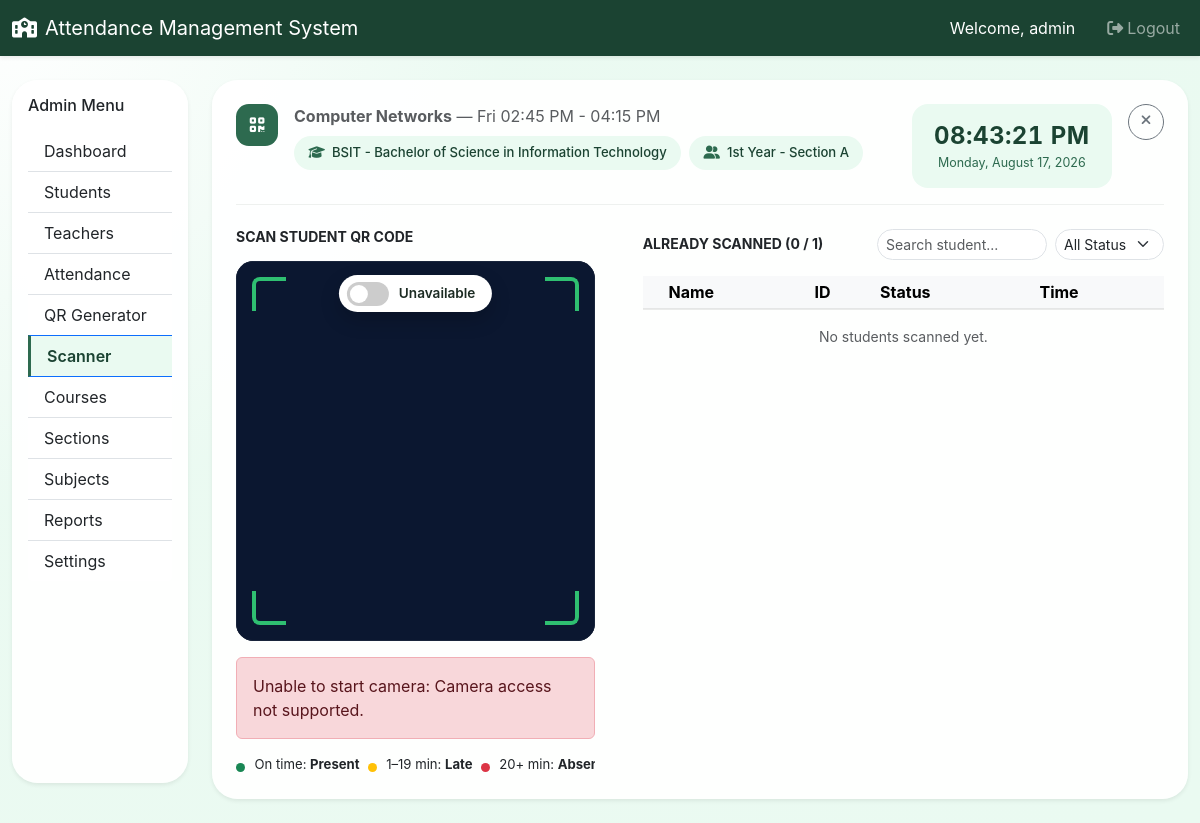
/admin/scanner.php?subject_id=8 (signed in), run on the app's committed database.
### tables this page shows
CREATE TABLE `subjects` (
  `id` int(11) NOT NULL,
  `code` varchar(30) NOT NULL,
  `name` varchar(150) NOT NULL,
  `teacher_id` int(11) DEFAULT NULL,
  `section_id` int(11) NOT NULL,
  `day_of_week` enum('Mon','Tue','Wed','Thu','Fri','Sat','Sun') NOT NULL,
  `start_time` time NOT NULL,
  `end_time` time DEFAULT NULL,
  `room` varchar(60) DEFAULT NULL,
  `credit_units` int(11) DEFAULT NULL,
  `important_note` text DEFAULT NULL,
  `absent_cutoff_minutes` int(11) DEFAULT NULL,
  `status` enum('active','inactive') NOT NULL DEFAULT 'active',
  `created_at` datetime NOT NULL DEFAULT current_timestamp()
);

CREATE TABLE `courses` (
  `id` int(11) NOT NULL,
  `code` varchar(30) NOT NULL,
  `name` varchar(150) NOT NULL,
  `description` text DEFAULT NULL,
  `created_at` datetime NOT NULL DEFAULT current_timestamp()
);

CREATE TABLE `sections` (
  `id` int(11) NOT NULL,
  `year_level` varchar(30) NOT NULL,
  `section_name` varchar(80) NOT NULL,
  `course_id` int(11) NOT NULL,
  `adviser` varchar(120) DEFAULT NULL,
  `adviser_id` int(11) DEFAULT NULL,
  `created_at` datetime NOT NULL DEFAULT current_timestamp()
);

CREATE TABLE `settings` (
  `name` varchar(100) NOT NULL,
  `value` text NOT NULL
);

### includes/functions.php (called while the page is built, shortened)
<?php
require_once __DIR__ . '/../config/config.php';
function currentUser() {
    return isset($_SESSION['user']) ? $_SESSION['user'] : null;
}
function getSetting($key, $default = '') {
    global $mysqli;
    $stmt = $mysqli->prepare('SELECT value FROM settings WHERE name = ? LIMIT 1');
    $stmt->bind_param('s', $key);
    $stmt->execute();
    $stmt->bind_result($value);
    if ($stmt->fetch()) {
        return $value;
    }
    return $default;
}
function formatTime($time) {
    return date('h:i A', strtotime($time));
}
function virtualRosterStatus($startTime, $nowTime = null, $absentCutoff = null) {
    $now = $nowTime ?: date('H:i:s');
    $diffMinutes = (strtotime($now) - strtotime($startTime)) / 60;
    if ($diffMinutes < 0) {
        return 'pending';
    }
    $absentCutoff = $absentCutoff !== null ? intval($absentCutoff) : intval(getSetting('absent_cutoff_minutes', 20));
    return $diffMinutes < $absentCutoff ? 'pending' : 'absent';
}
function getLiveRosterForSubject($mysqli, $subjectId) {
    $emptyCounts = ['present' => 0, 'late' => 0, 'absent' => 0, 'pending' => 0];
    $stmt = $mysqli->prepare('SELECT id, teacher_id, section_id, start_time, day_of_week, absent_cutoff_minutes FROM subjects WHERE id = ? LIMIT 1');
    $stmt->bind_param('i', $subjectId);
    $stmt->execute();
    $subject = $stmt->get_result()->fetch_assoc();
    $query = 'SELECT s.id AS student_id, s.student_id AS student_code, s.first_name, s.last_name, s.photo,
                     a.status AS scanned_status, a.time AS scan_time
              FROM students s
              LEFT JOIN attendance a ON a.student_id = s.id AND a.subject_id = ? AND a.date = CURDATE()
              WHERE s.section_id = ? AND s.status = "active"
              ORDER BY s.last_name, s.first_name';
    $stmt = $mysqli->prepare($query);
    $stmt->bind_param('ii', $subjectId, $subject['section_id']);
    $stmt->execute();
    $result = $stmt->get_result();
    $rows = [];
    $counts = $emptyCounts;
    while ($row = $result->fetch_assoc()) {
        $row['display_status'] = $row['scanned_status'] ?: virtualRosterStatus($subject['start_time'], null, $subject['absent_cutoff_minutes']);
        $counts[$row['display_status']]++;
        $rows[] = $row;
    }
    return ['subject' => $subject, 'rows' => $rows, 'counts' => $counts];
}
function effectiveAbsentCutoff($subject) {
    return $subject['absent_cutoff_minutes'] !== null ? intval($subject['absent_cutoff_minutes']) : intval(getSetting('absent_cutoff_minutes', 20));
}
    ?>

### admin/scanner.php (the view, shortened to what this page needs)
<?php
require_once __DIR__ . '/../includes/functions.php';
$user = currentUser();
if ($user['role'] === 'teacher') {
    $teacherId = currentTeacherId();
    if ($teacherId === false) {
        flash('Your teacher profile is not set up. Contact an administrator.', 'danger');
        redirect('../dashboard.php');
    }
    $subjectsStmt = $mysqli->prepare("SELECT sub.*, sec.section_name FROM subjects sub JOIN sections sec ON sub.section_id = sec.id WHERE sub.status = 'active' AND sub.teacher_id = ? ORDER BY sub.name");
    $subjectsStmt->bind_param('i', $teacherId);
    $subjectsStmt->execute();
    $subjects = $subjectsStmt->get_result();
} else {
    $subjects = $mysqli->query("SELECT sub.*, sec.section_name FROM subjects sub JOIN sections sec ON sub.section_id = sec.id WHERE sub.status = 'active' ORDER BY sub.name");
}
$subjectId = intval($_GET['subject_id'] ?? 0);
$activeSubject = null;
if ($subjectId) {
    $stmt = $mysqli->prepare("SELECT sub.*, sec.section_name, sec.year_level, c.code AS course_code, c.name AS course_name
        FROM subjects sub
        JOIN sections sec ON sub.section_id = sec.id
        JOIN courses c ON sec.course_id = c.id
        WHERE sub.id = ? AND sub.status = 'active'" . ($user['role'] === 'teacher' ? ' AND sub.teacher_id = ?' : '') . ' LIMIT 1');
    if ($user['role'] === 'teacher') {
        $stmt->bind_param('ii', $subjectId, $teacherId);
    } else {
        $stmt->bind_param('i', $subjectId);
    }
    $stmt->execute();
    $activeSubject = $stmt->get_result()->fetch_assoc();
}
$scannedRows = [];
$totalStudents = 0;
if ($activeSubject) {
    $scannedStmt = $mysqli->prepare("SELECT a.status, a.time, s.first_name, s.last_name, s.student_id, s.photo
        FROM attendance a
        JOIN students s ON a.student_id = s.id
        WHERE a.subject_id = ? AND a.date = CURDATE()
        ORDER BY a.time DESC");
    $scannedStmt->bind_param('i', $activeSubject['id']);
    $scannedStmt->execute();
    $scannedRows = $scannedStmt->get_result()->fetch_all(MYSQLI_ASSOC);
    $roster = getLiveRosterForSubject($mysqli, $activeSubject['id']);
    $totalStudents = count($roster['rows']);
}
$scannedTotal = count($scannedRows);
$absentCutoff = $activeSubject ? effectiveAbsentCutoff($activeSubject) : intval(getSetting('absent_cutoff_minutes', 20));
$isTeacherView = $user['role'] === 'teacher';
if ($isTeacherView) {
    $pageSubtitle = $activeSubject ? 'Scanning for ' . $activeSubject['name'] : 'Select a class to scan attendance for.';
    require_once __DIR__ . '/../includes/teacher_header.php';
} else {
    require_once __DIR__ . '/../includes/header.php';
    require_once __DIR__ . '/../includes/admin_nav.php';
}
?>
<div class="card rounded-4 shadow-sm p-4">
    <?php if (!$activeSubject): ?>
        <h4>QR Scanner</h4>
        <p class="text-muted">Select the subject/session you're scanning attendance for.</p>
        <div class="row g-3">
            <?php if ($subjects->num_rows === 0): ?>
                <div class="col-12"><div class="alert alert-info">No active subjects available. Ask an admin to create one.</div></div>
            <?php endif; ?>
            <?php while ($row = $subjects->fetch_assoc()): ?>
                <div class="col-md-4">
                    <a href="scanner.php?subject_id=<?php echo $row['id']; ?>" class="text-decoration-none">
                        <div class="card rounded-4 p-3 h-100 border">
                            <h6 class="mb-1"><?php echo htmlspecialchars($row['name']); ?> (<?php echo htmlspecialchars($row['code']); ?>)</h6>
                            <p class="text-muted mb-0"><?php echo htmlspecialchars($row['section_name']); ?> &middot; <?php echo htmlspecialchars($row['day_of_week']); ?> <?php echo formatTime($row['start_time']); ?></p>
                        </div>
                    </a>
                </div>
            <?php endwhile; ?>
        </div>
    <?php else: ?>
        <div class="d-flex justify-content-between align-items-start mb-4 pb-3 flex-wrap gap-3" style="border-bottom: 1px solid #eef1ef;">
            <div class="d-flex gap-3">
                <div class="sp-mc-icon-box" style="--mc-color: var(--lp-mid-green);"><i class="fa-solid fa-qrcode"></i></div>
                <div>
                    <p class="text-muted mb-2"><strong><?php echo htmlspecialchars($activeSubject['name']); ?></strong> &mdash; <?php echo htmlspecialchars($activeSubject['day_of_week']); ?> <?php echo formatTime($activeSubject['start_time']); ?><?php echo $activeSubject['end_time'] ? ' - ' . formatTime($activeSubject['end_time']) : ''; ?></p>
                    <div class="d-flex flex-wrap gap-2">
                        <span class="sp-shd-pill"><i class="fa-solid fa-graduation-cap"></i> <?php echo htmlspecialchars($activeSubject['course_code'] . ' - ' . $activeSubject['course_name']); ?></span>
                        <span class="sp-shd-pill"><i class="fa-solid fa-user-group"></i> <?php echo htmlspecialchars($activeSubject['year_level'] . ' - ' . $activeSubject['section_name']); ?></span>
                    </div>
                </div>
            </div>
            <div class="d-flex align-items-start gap-3">
                <div class="sp-clock-widget text-center">
                    <div class="sp-clock-time" id="scanClockTime">--:--:-- --</div>
                    <div class="sp-clock-date" id="scanClockDate">Loading...</div>
                </div>
                <a href="<?php echo $isTeacherView ? '../teacher/subjects.php' : 'scanner.php'; ?>" class="btn btn-sm btn-outline-secondary rounded-circle" title="Close" style="width:36px;height:36px;"><i class="fa-solid fa-xmark"></i></a>
            </div>
        </div>
        <div class="row g-5">
            <div class="col-lg-5">
                <h6 class="text-uppercase small fw-bold mb-3">Scan Student QR Code</h6>
                <div class="sp-scan-frame">
                    <div id="reader"></div>
                    <label class="sp-camera-toggle-pill" title="Turn camera on/off">
                        <span class="sp-switch">
                            <span class="sp-switch-slider"></span>
                        </span>
                        <span id="cameraStatusText">Camera ON</span>
                    </label>
                </div>
                <div class="mt-3">
                    <div id="scanResult" class="d-none"></div>
                </div>
                <div class="d-flex flex-nowrap gap-2 mt-3" style="overflow-x: auto;">
                    <div class="sp-policy-item mb-0">
                        <span class="sp-policy-dot bg-success"></span>
                        <span>On time: <strong>Present</strong></span>
                    </div>
                    <div class="sp-policy-item mb-0">
                        <span class="sp-policy-dot bg-warning"></span>
                        <span>1&ndash;<?php echo $absentCutoff - 1; ?> min: <strong>Late</strong></span>
                    </div>
                    <div class="sp-policy-item mb-0">
                        <span class="sp-policy-dot bg-danger"></span>
                        <span><?php echo $absentCutoff; ?>+ min: <strong>Absent</strong></span>
                    </div>
                </div>
            </div>
            <div class="col-lg-7">
                <div class="d-flex justify-content-between align-items-center mb-3 flex-wrap gap-2">
                    <h6 class="text-uppercase small fw-bold mb-0">Already Scanned (<span id="scannedCount"><?php echo $scannedTotal; ?></span> / <?php echo $totalStudents; ?>)</h6>
                    <div class="d-flex gap-2">
                        <input type="text" class="form-control form-control-sm" id="scannedSearch" placeholder="Search student..." style="width:170px;">
                        <select class="form-select form-select-sm" id="scannedStatusFilter" style="width:auto;">
                            <option value="all">All Status</option>
                        </select>
                    </div>
                </div>
                <div class="table-responsive" style="max-height: 420px; overflow-y: auto;">
                    <table class="table table-sm align-middle">
                        <thead class="table-light">
                            <tr><th></th><th>Name</th><th>ID</th><th>Status</th><th>Time</th></tr>
                        </thead>
                    </table>
                    <p class="text-muted small text-center mb-0<?php echo $scannedRows ? ' d-none' : ''; ?>" id="scannedEmptyMsg">No students scanned yet.</p>
                </div>
            </div>
        </div>
    <?php endif; ?>
</div>
<?php if (!$isTeacherView): ?>
</div>
</div>
<?php endif; ?>
<?php require_once __DIR__ . '/../includes/' . ($isTeacherView ? 'teacher_footer.php' : 'footer.php'); ?>

### assets/css/theme-tokens.css (style rules this page uses)
:root { --lp-dark-green: #1b4332; --lp-mid-green: #2d6a4f; --lp-soft-green: #74c69d; --lp-pale-green: #eafaf1; --lp-deep-green: #004D3A; }

### assets/css/style.css (style rules this page uses)
body { background: radial-gradient(circle at top left, rgba(255,255,255,0.95), rgba(234,250,241,0.95) 35%, #eafaf1 100%); min-height: 100vh; color: #222; font-family: 'Inter', sans-serif; background-attachment: fixed; }
.card { border: none; background: rgba(255,255,255,0.92); box-shadow: 0 24px 60px rgba(15, 36, 79, 0.08); }
.btn, .form-control, .form-select { border-radius: 1rem; }
.card.rounded-4 { border-radius: 1.6rem !important; }
.table thead th { border-bottom: 2px solid rgba(0,0,0,.08); }
#reader { width: 100%; min-height: 360px; border-radius: 1rem; overflow: hidden; background: #0b1730; box-shadow: inset 0 0 0 1px rgba(255,255,255,0.06); }

### assets/css/student-portal.css (style rules this page uses)
:root { --sp-accent-green: #2fbf71; --sp-sidebar-width: 250px; }
.sp-shd-pill { display: inline-flex; align-items: center; gap: 0.45rem; background: var(--lp-pale-green); color: var(--lp-dark-green); padding: 0.45rem 0.9rem; border-radius: 2rem; font-size: 0.82rem; font-weight: 500; }
.sp-shd-pill i { color: var(--lp-mid-green); }
.sp-clock-widget { background: var(--lp-pale-green); border-radius: 1rem; padding: 0.9rem 1.4rem; flex-shrink: 0; }
.sp-clock-time { font-size: 1.5rem; font-weight: 700; color: var(--lp-dark-green); font-variant-numeric: tabular-nums; letter-spacing: 0.02em; }
.sp-clock-date { font-size: 0.78rem; color: var(--lp-mid-green); white-space: nowrap; }
.sp-policy-item { display: flex; gap: 0.6rem; align-items: center; font-size: 0.82rem; margin-bottom: 0.7rem; white-space: nowrap; }
.sp-policy-dot { width: 9px; height: 9px; border-radius: 50%; margin-top: 0.3rem; flex-shrink: 0; }
.sp-mc-icon-box { width: 42px; height: 42px; border-radius: 0.8rem; display: flex; align-items: center; justify-content: center; color: #fff; font-size: 1.05rem; background: var(--mc-color, #2f6fed); flex-shrink: 0; }
.sp-scan-frame { position: relative; background: #0f1b2a; border-radius: 1.1rem; overflow: hidden; min-height: 380px; }
.sp-scan-frame #reader { width: 100%; height: 100%; min-height: 380px; }
.sp-switch { position: relative; display: inline-block; width: 42px; height: 24px; flex-shrink: 0; margin: 0; }
.sp-switch-slider { position: absolute; cursor: pointer; top: 0; left: 0; right: 0; bottom: 0; background-color: #ccc; transition: 0.2s; border-radius: 999px; }
.sp-switch-slider::before { position: absolute; content: ""; height: 18px; width: 18px; left: 3px; bottom: 3px; background-color: #fff; transition: 0.2s; border-radius: 50%; }
.sp-camera-toggle-pill { position: absolute; top: 14px; left: 50%; transform: translateX(-50%); z-index: 5; display: flex; align-items: center; gap: 0.6rem; background: #fff; border-radius: 999px; padding: 0.4rem 1rem 0.4rem 0.5rem; box-shadow: 0 8px 20px rgba(0, 0, 0, 0.2); cursor: pointer; margin: 0; }
.sp-camera-toggle-pill span:last-child { font-weight: 600; font-size: 0.85rem; color: #1c2b23; white-space: nowrap; }

### data on the page
subjects: name "Computer Networks", day_of_week "Fri", start_time "02:45 PM", end_time "04:15 PM", courses.code+name "BSIT - Bachelor of Science in Information Technology", section.section_name "1st Year - Section A", $absentCutoff-1 "19", absent_cutoff_minutes.value "20"

### other printed values
$schoolName "Attendance Management System"
$user['username'] "admin"
$scannedTotal "0"
$totalStudents "1"
